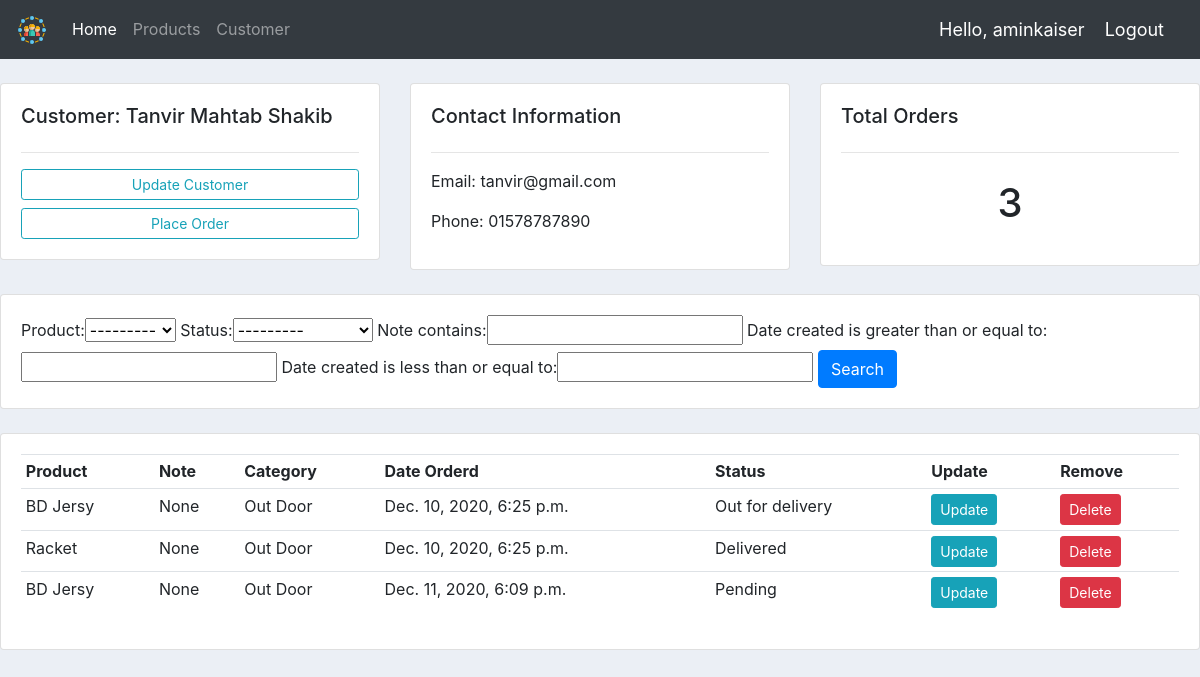
Screenshot of /customers/1/ (signed in) with the database file from the repository.
### accounts/models.py (models this page shows, shortened)
class Customer(models.Model):
	user = models.OneToOneField(User, null=True, blank=True, on_delete=models.CASCADE)
	name = models.CharField(max_length=200, null=True)
	phone = models.CharField(max_length=200, null=True)
	email = models.CharField(max_length=200, null=True)
	profile_pic = models.ImageField(upload_to='accounts/profile_pics',
					default="accounts/profile_pics/user.png",null=True, blank=True)
	date_created = models.DateTimeField(auto_now_add=True, null=True)

class Order(models.Model):
	STATUS = (
			('Pending', 'Pending'),
			('Out for delivery', 'Out for delivery'),
			('Delivered', 'Delivered'),
			)
	customer = models.ForeignKey(Customer, null=True, on_delete= models.SET_NULL)
	product = models.ForeignKey(Product, null=True, on_delete= models.SET_NULL)
	date_created = models.DateTimeField(auto_now_add=True, null=True)
	status = models.CharField(max_length=200, null=True, choices=STATUS)
	note = models.CharField(max_length=1000, null=True)

class Product(models.Model):
	CATEGORY = (
			('Indoor', 'Indoor'),
			('Out Door', 'Out Door'),
			)
	name = models.CharField(max_length=200, null=True)
	price = models.FloatField(null=True)
	category = models.CharField(max_length=200, null=True, choices=CATEGORY)
	description = models.CharField(max_length=200, null=True)
	date_created = models.DateTimeField(auto_now_add=True, null=True)
	tags = models.ManyToManyField(Tag)
	def __str__(self):
		return self.name

### accounts/views.py (the view)
# urls.py: path('customers/<str:pk>/', views.CustomerView.as_view(), name='customers'),
@method_decorator(allowed_users(allowed_roles=['admin']), name='dispatch')
class CustomerView(LoginRequiredMixin,TemplateView):
	template_name = 'accounts/customers.html'
	def get_context_data(self, **kwargs):
		context = super().get_context_data(**kwargs)
		customer = Customer.objects.get(id=kwargs['pk'])
		orders = customer.order_set.all()
		order_count = orders.count()
		myFilter = OrderFilter(self.request.GET, queryset=orders)
		orders = myFilter.qs
		context = {'customer':customer, 'orders':orders, 'order_count':order_count,'myFilter':myFilter}
		return context

### accounts/templates/accounts/customers.html
{% extends "accounts/base.html" %}
{% block bodyblock %}
<br>
<div class="row">
    <div class="col-md">
      <div class="card card-body">
        <h5>Customer: {{customer.name}}</h5>
        <hr>
        <a class="btn btn-outline-info  btn-sm btn-block" href="">Update Customer</a>
        <a class="btn btn-outline-info  btn-sm btn-block" href="{% url 'accounts:createorder' pk=customer.id %}">Place Order</a>
      </div>
    </div>
    <div class="col-md">
      <div class="card card-body">
        <h5>Contact Information</h5>
        <hr>
        <p>Email: {{customer.email}}</p>
			  <p>Phone: {{customer.phone}}</p>
      </div>
    </div>
    <div class="col-md">
      <div class="card card-body">
        <h5>Total Orders</h5>
        <hr>
        <h1 style="text-align: center;padding: 10px">{{order_count}}</h1>
      </div>
    </div>
</div>
<br>
<div class="row">
    <div class="col">
      <div class="card card-body">
        <form method="get">
				      {{myFilter.form}}
          <button class="btn btn-primary" type="submit">Search</button>
        </form>
      </div>
    </div>
</div>
<br>
<div class="row">
    <div class="col-md">
      <div class="card card-body">
        <table class="table table-sm">
          <tr>
            <th>Product</th>
            <th>Note</th>
            <th>Category</th>
            <th>Date Orderd</th>
            <th>Status</th>
            <th>Update</th>
            <th>Remove</th>
          </tr>
        {% for order in orders %}
  				<tr>
  					<td>{{order.product}}</td>
            <td>{{order.note}}</td>
  					<td>{{order.product.category}}</td>
  					<td>{{order.date_created}}</td>
  					<td>{{order.status}}</td>
            <td><a class="btn btn-sm btn-info" href="{% url 'accounts:updateorder' pk=order.id %}">Update</a></td>
						<td><a class="btn btn-sm btn-danger" href="{% url 'accounts:deleteorder' pk=order.id %}">Delete</a></td>
  				</tr>
				{% endfor %}
        </table>
      </div>
    </div>
</div>
{% endblock %}

### accounts/templates/accounts/navbar.html (shortened to what this page needs)
{% load static %}
<nav class="navbar navbar-expand-lg navbar-dark bg-dark">
  <a class="navbar-brand" href="{% url 'accounts:index' %}">
    <img src="{% static 'accounts/images/logo.png' %}">
  </a>
  <div class="collapse navbar-collapse" id="navbarNavAltMarkup">
    <div class="navbar-nav">
      {% if request.user.is_staff %}
      <a class="nav-item nav-link active" href="{% url 'accounts:index' %}">Home</a>
      <a class="nav-item nav-link" href="{% url 'accounts:products' %}">Products</a>
      <a class="nav-item nav-link" href="#">Customer</a>
      {% else %}
       <li class="nav-item">
        <a class="nav-link" href="{% url 'accounts:profile_settings' %}">Settings</a>
      </li>
      {% endif %}
    </div>
  </div>
  <span class="hello-msg">Hello, {{request.user}}</span>
  <span ><a  class="hello-msg" href="{% url 'accounts:logout' %}">Logout</a></span>
</nav>

### accounts/static/accounts/css/main.css (style rules this page uses)
body { background-color: #ebeff5; }

### accounts/templates/accounts/navbar.html (style rules this page uses)
.hello-msg { font-size: 18px; color: #fff; margin-right: 20px; }

### rows the page displays
Customer: name "Tanvir Mahtab Shakib", email "tanvir@gmail.com", phone "01578787890"
Order: product "BD Jersy", note "None", product.category "Out Door", date_created "Dec. 10, 2020, 6:25 p.m.", status "Out for delivery"
Order: product "Racket", note "None", product.category "Out Door", date_created "Dec. 10, 2020, 6:25 p.m.", status "Delivered"
Order: product "BD Jersy", note "None", product.category "Out Door", date_created "Dec. 11, 2020, 6:09 p.m.", status "Pending"

### other values shown
{{ request.user }} "aminkaiser"
{{ order_count }} "3"
